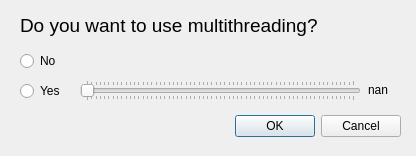
<?xml version="1.0" encoding="UTF-8"?>
<ui version="4.0">
 <class>OptOptionsDialog</class>
 <widget class="QDialog" name="OptOptionsDialog">
  <property name="geometry">
   <rect>
    <x>0</x>
    <y>0</y>
    <width>416</width>
    <height>156</height>
   </rect>
  </property>
  <property name="windowTitle">
   <string>Dialog</string>
  </property>
  <widget class="QDialogButtonBox" name="buttonBox">
   <property name="geometry">
    <rect>
     <x>230</x>
     <y>110</y>
     <width>171</width>
     <height>32</height>
    </rect>
   </property>
   <property name="orientation">
    <enum>Qt::Horizontal</enum>
   </property>
   <property name="standardButtons">
    <set>QDialogButtonBox::Cancel|QDialogButtonBox::Ok</set>
   </property>
  </widget>
  <widget class="QRadioButton" name="radioButtonNo">
   <property name="geometry">
    <rect>
     <x>20</x>
     <y>50</y>
     <width>51</width>
     <height>22</height>
    </rect>
   </property>
   <property name="text">
    <string>No</string>
   </property>
  </widget>
  <widget class="QRadioButton" name="radioButtonYes">
   <property name="geometry">
    <rect>
     <x>20</x>
     <y>80</y>
     <width>51</width>
     <height>22</height>
    </rect>
   </property>
   <property name="text">
    <string>Yes</string>
   </property>
  </widget>
  <widget class="QSlider" name="threadAmountSlider">
   <property name="geometry">
    <rect>
     <x>80</x>
     <y>80</y>
     <width>281</width>
     <height>21</height>
    </rect>
   </property>
   <property name="minimum">
    <number>2</number>
   </property>
   <property name="maximum">
    <number>64</number>
   </property>
   <property name="pageStep">
    <number>8</number>
   </property>
   <property name="tracking">
    <bool>true</bool>
   </property>
   <property name="orientation">
    <enum>Qt::Horizontal</enum>
   </property>
   <property name="invertedAppearance">
    <bool>false</bool>
   </property>
   <property name="invertedControls">
    <bool>false</bool>
   </property>
   <property name="tickPosition">
    <enum>QSlider::TicksBothSides</enum>
   </property>
   <property name="tickInterval">
    <number>1</number>
   </property>
  </widget>
  <widget class="QLabel" name="label">
   <property name="geometry">
    <rect>
     <x>20</x>
     <y>10</y>
     <width>331</width>
     <height>31</height>
    </rect>
   </property>
   <property name="font">
    <font>
     <pointsize>14</pointsize>
    </font>
   </property>
   <property name="text">
    <string>Do you want to use multithreading?</string>
   </property>
  </widget>
  <widget class="QLabel" name="ThreadNumLabel">
   <property name="geometry">
    <rect>
     <x>368</x>
     <y>80</y>
     <width>31</width>
     <height>20</height>
    </rect>
   </property>
   <property name="text">
    <string>nan</string>
   </property>
  </widget>
 </widget>
 <resources/>
 <connections>
  <connection>
   <sender>buttonBox</sender>
   <signal>accepted()</signal>
   <receiver>OptOptionsDialog</receiver>
   <slot>accept()</slot>
   <hints>
    <hint type="sourcelabel">
     <x>248</x>
     <y>254</y>
    </hint>
    <hint type="destinationlabel">
     <x>157</x>
     <y>274</y>
    </hint>
   </hints>
  </connection>
  <connection>
   <sender>buttonBox</sender>
   <signal>rejected()</signal>
   <receiver>OptOptionsDialog</receiver>
   <slot>reject()</slot>
   <hints>
    <hint type="sourcelabel">
     <x>316</x>
     <y>260</y>
    </hint>
    <hint type="destinationlabel">
     <x>286</x>
     <y>274</y>
    </hint>
   </hints>
  </connection>
 </connections>
</ui>
